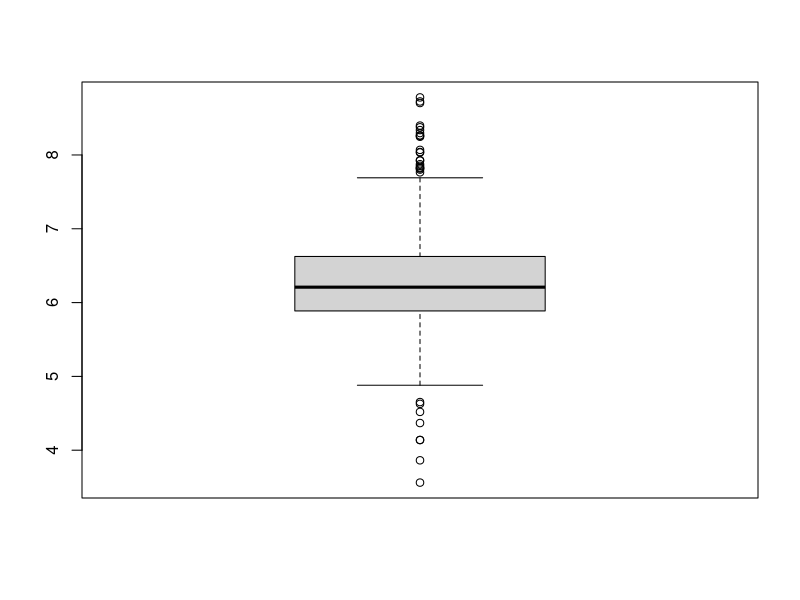
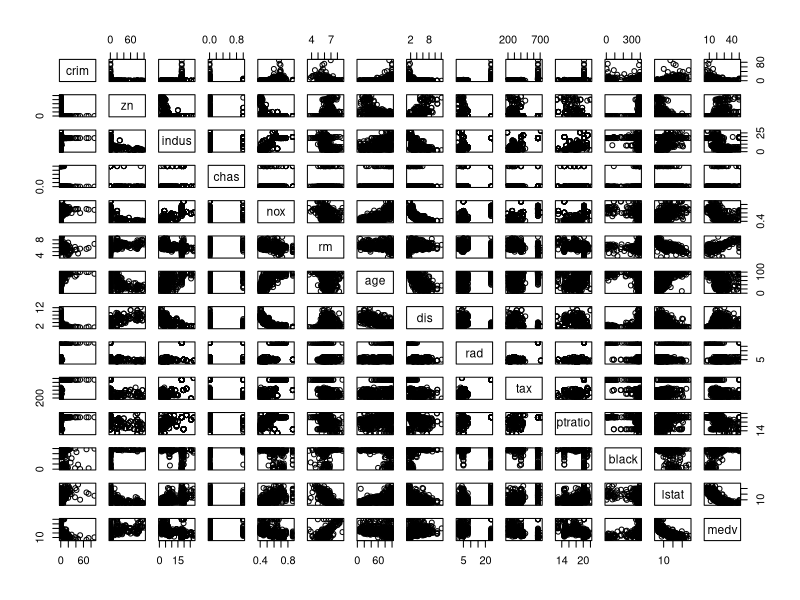
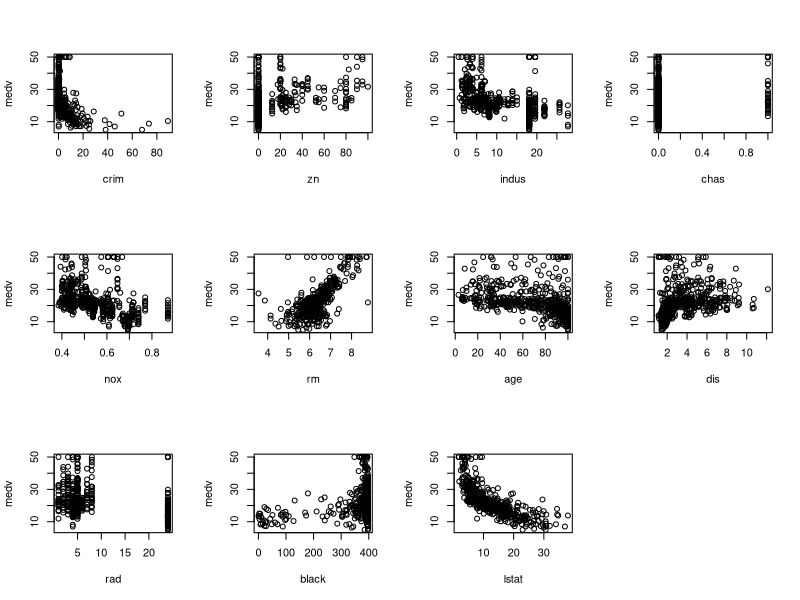

R code for these plots, in order:
## ---- chunk 1
getwd()
df <- read.csv("housing.csv", header=F, sep='', stringsAsFactors= FALSE)
head(df,10)
str(df)
names(df) <- c("crim", "zn", "indus", "chas", "nox", "rm", 
               "age", "dis", "rad", "tax", "ptratio", "black", "lstat", "medv")
names(df)
str(df)
library(stringr)
## ---- chunk 2
mean(df$rm)
sum(is.na(df$rm))
grep("[a-zA-Z]", df$rm, value = TRUE)
which(df$rm=='miss')
df[df$rm=='miss','rm']<-NA
df$rm =as.numeric(df$rm)
boxplot(df$rm)

## ---- chunk 3
df[is.na(df$rm),'rm']<- median(df$rm, na.rm=T)
str(df)
## ---- chunk 4
grep("[0-9][.][0-9]", df$rm, value= TRUE)
## ---- chunk 5
sum(is.na(df$dis))
grep("[a-zA-Z]", df$dis,value=TRUE)
df[df$dif=='miss','dis']<-NA
df$dis =as.numeric(df$dis)
LM <- lm(dis~., df)
summary(LM)
str(df)
prev=predict(LM, newdata=df[37,])
plot(df)
## ---- chunk 6
par(mfrow=c(3,4))
plot(medv~crim, data=df)
plot(medv~zn, data=df)
plot(medv~indus, data=df)
plot(medv~chas, data=df)
plot(medv~nox, data=df)
plot(medv~rm, data=df)
plot(medv~age, data=df)
plot(medv~dis, data=df)
plot(medv~rad, data=df)
plot(medv~black, data=df)
plot(medv~lstat, data=df)


